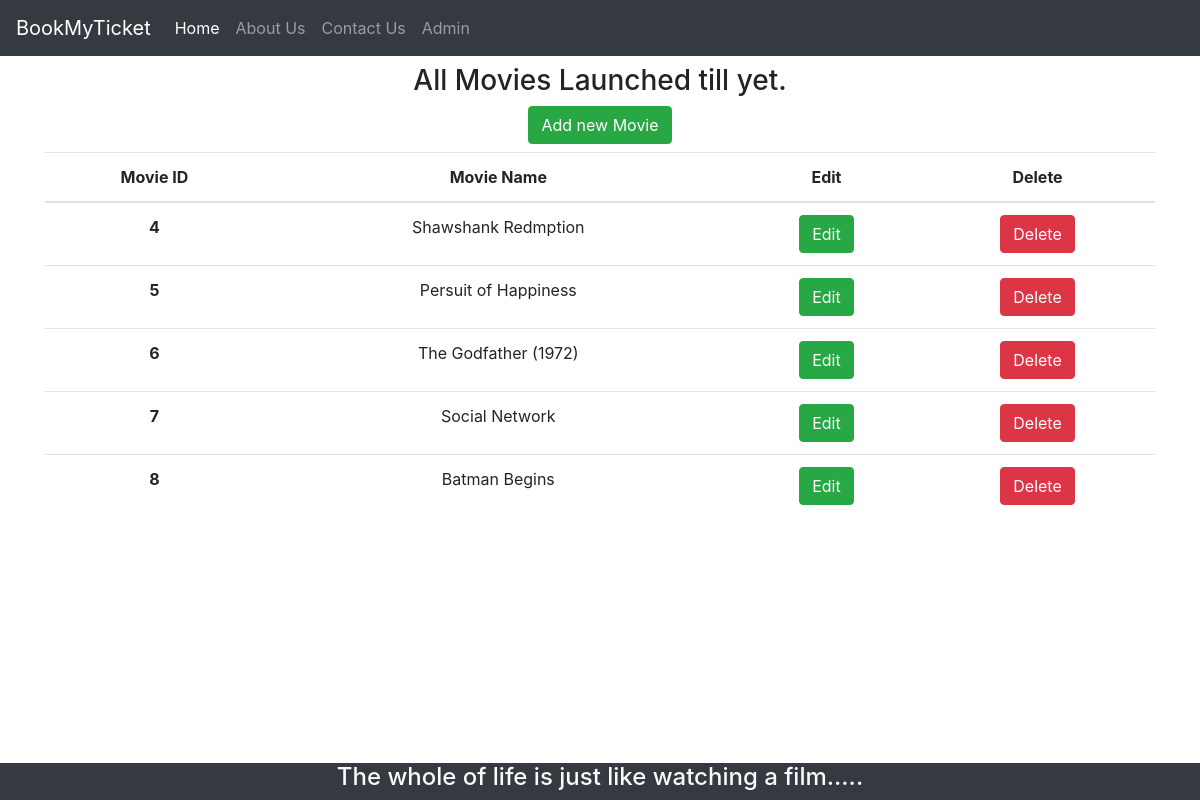
The app's page /theater_admin/list/movie, older data.
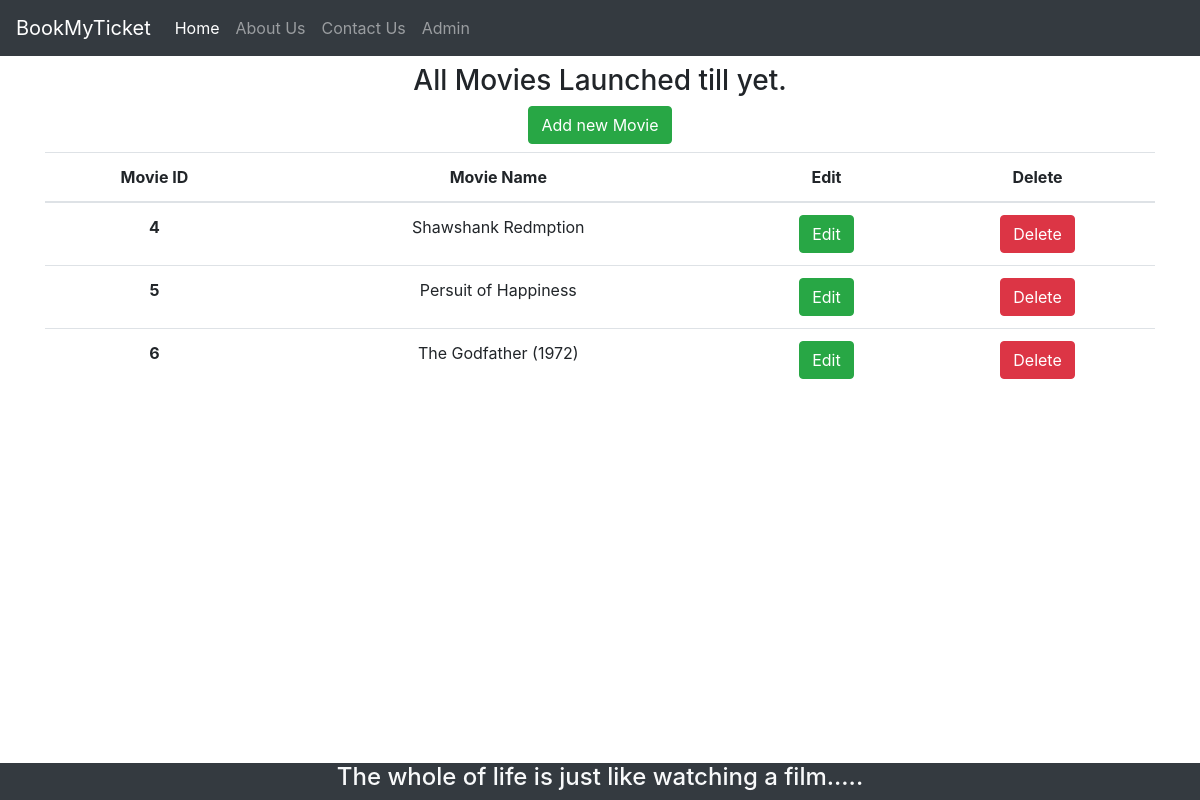
The same page, newer data.
### bookings/models.py (models this page shows, shortened)
class Movie(models.Model):
	name = models.CharField(max_length=24, null=True, default="")
	markup_price = models.IntegerField(default=0)
	duration_in_min = models.CharField(max_length=24, null=True, default="")
	genre = models.CharField(max_length=24, null=True, default="")
	release_date = models.CharField(max_length=24, null=True, default="")
	language_avail = models.CharField(max_length=24, null=True, default="")
	shown_in_theater = models.ManyToManyField(Theater)

### bookings/views.py (the view)
# urls.py: path('theater_admin/list/movie', views.Admin_List_Movie, name='list_movies'),
def Admin_List_Movie(request):
    movies = Movie.objects.all()
    return render(request, 'bookings/webpages/Admin/Admin_List_Movie.html', {'movies': movies})

### bookings/templates/bookings/webpages/Admin/Admin_List_Movie.html
{% extends 'bookings/common/HeaderAndFooter.html' %}
{% block content %}
<div class="container text-center">
    <div class="my-2">
        <h3 class="">All Movies Launched till yet.</h3>
        <button class="btn btn-success">Add new Movie</button>
    </div>
    <div class="">
        <table class="table">
            <thead>
                <tr>
                    <th scope="col">Movie ID</th>
                    <th scope="col">Movie Name</th>
                    <th scope="col">Edit</th>
                    <th scope="col">Delete</th>
                </tr>
            </thead>
            <tbody>
                {% for movie in movies %}
                <tr>
                    <th scope="row">{{movie.id}}</th>
                    <td><a href="/theater_admin/list/shows/"></a>{{movie.name}}</td>
                    <td><a href="{% url 'update_movie' movie.id %}" class="btn btn-success">Edit</a></td>
                    <td><a href="{% url 'delete_movie' movie.id %} " class="btn btn-danger">Delete</a></td>
                </tr>
                {% endfor %}
            </tbody>
        </table>
    </div>
</div>
{% endblock %}

Row changes from the older to the newer data that the page shows:
removed Movie: id "7", name "Social Network"
removed Movie: id "8", name "Batman Begins"
